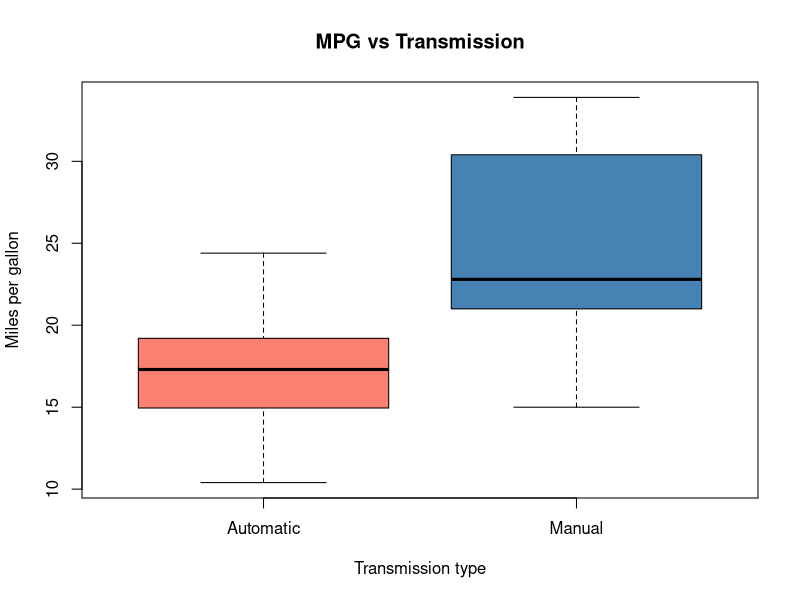
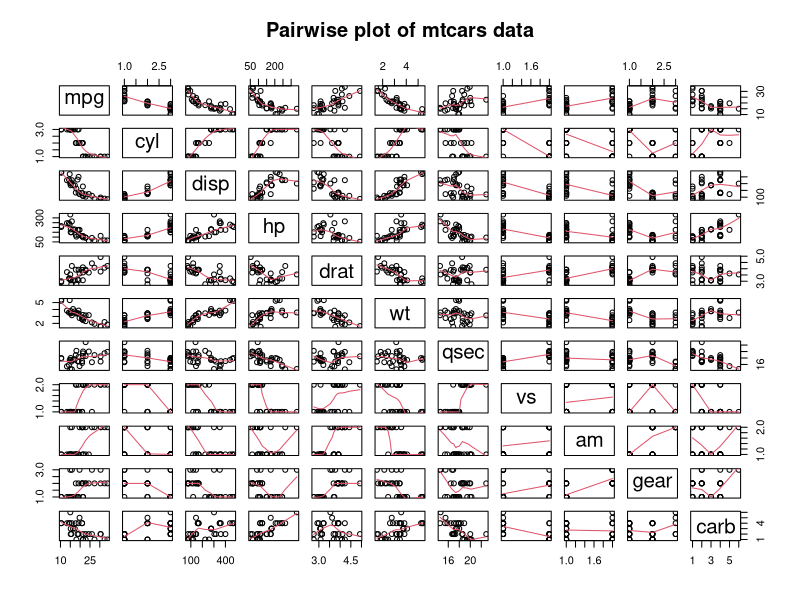
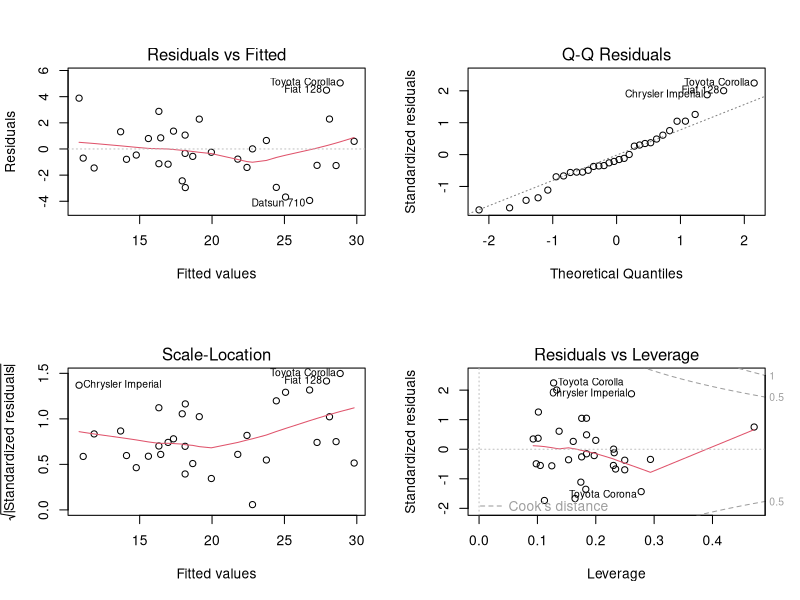

Recreate these plots in R, in order.
## ---- chunk 1
#Loading the mtcars dataset
data(mtcars)
library(knitr)
opts_chunk$set(echo = FALSE)
opts_chunk$set(fig.width = 5)
## ---- chunk 2
# converting qualitative data to factors for easier analysis
mtcars$cyl <- factor(mtcars$cyl)
mtcars$vs <- factor(mtcars$vs)
mtcars$am <- factor(mtcars$am, labels = c("Automatic", "Manual"))
mtcars$gear <- factor(mtcars$gear)
mtcars$carb <- factor(mtcars$carb)
## ---- chunk 3
head(cov2cor(cov(sapply(mtcars, as.numeric))), 1)
## ---- chunk 4
allAttr_model = lm(mpg ~ ., data = mtcars)
allAttr_model$coeff
## ---- chunk 5
# model using all data as predictors
allAttr_model = lm(mpg ~ ., data = mtcars)
## ---- chunk 6
new_model <- step(lm(mpg ~ ., data = mtcars), trace = 0)
summary(new_model)$coef
## ---- chunk 7
new_model <- step(lm(mpg ~ ., data = mtcars), trace = 0)
new_model$coeff
## ---- chunk 8
basic_model <- lm(mpg ~ am, data = mtcars)
compare <- anova(basic_model, new_model)
compare$Pr
## ---- chunk 9
# compare basic model to selection model
basic_model <- lm(mpg ~ am, data = mtcars)
compare <- anova(basic_model, new_model)
## ---- chunk 10
t_test <- t.test(mpg ~ am, data = mtcars)
t_test
## ---- chunk 11
fit1 <- lm(mpg ~ am, data = mtcars)

boxplot(mpg ~ am, data = mtcars,
        xlab = "Transmission type", ylab = "Miles per gallon",
        main = "MPG vs Transmission", col = c("salmon", "steelblue"), 
        names = c("Automatic", "Manual"))
## ---- chunk 12
p1 = pairs(mtcars, panel = panel.smooth, main = "Pairwise plot of mtcars data")
## ---- chunk 13
par(mfrow=c(2, 2))
plot(new_model)
